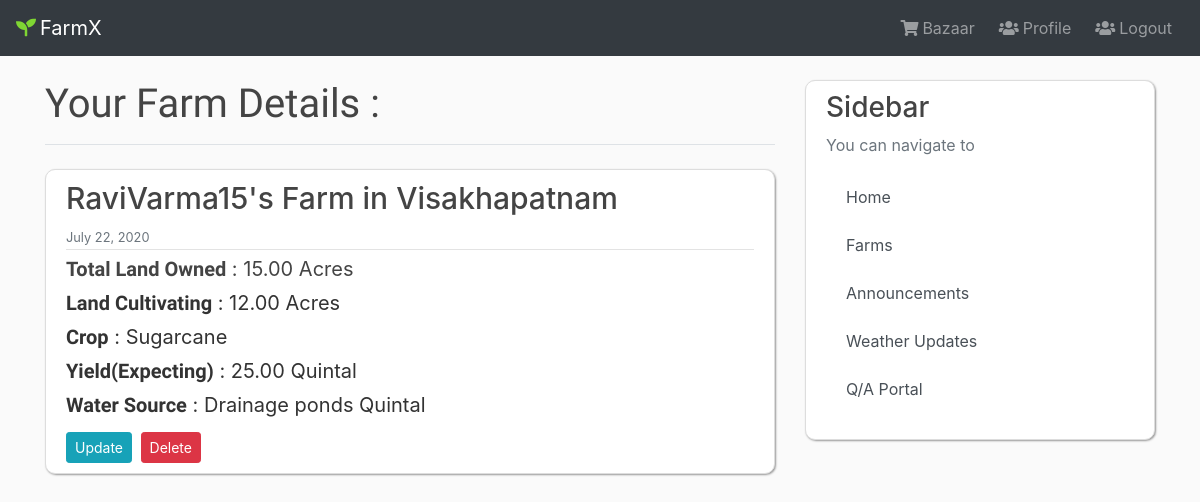
Page /user/farm/11/ (signed in) on the committed database.
### farm/models.py (models this page shows)
class Farm(models.Model):
    owner = models.ForeignKey(User, on_delete=models.CASCADE)
    date_posted = models.DateTimeField(default=timezone.now)
    state = models.CharField(choices=state_choices, max_length=200, verbose_name='State')
    village = models.CharField(max_length=100, verbose_name='Village')
    total_land_available = models.DecimalField(max_digits=5, decimal_places=2, verbose_name='Total land owned',
                                               help_text='In Acres')
    land_cultivating = models.DecimalField(max_digits=5, decimal_places=2, verbose_name='Land planning to cultivate',
                                           help_text='In Acres')
    crop = models.CharField(choices=crop_choices, max_length=200, verbose_name='Crop')
    expecting_yield = models.DecimalField(max_digits=5, decimal_places=2, verbose_name='Yield Expecting',
                                          help_text='In Quintal', null=True)
    water_source = models.CharField(choices=water_sources, max_length=100, verbose_name='Water Source', default='Rain Water')
    class Meta:
        ordering = ['-total_land_available']
    def __str__(self):
        return f'{self.owner.username}\'s Farm in {self.village}'

### farm/views.py (the view)
# urls.py: path('farm/<int:pk>/', farm_views.FarmDetailView.as_view(), name='farm-detail'),
class FarmDetailView(LoginRequiredMixin, DetailView):
    model = Farm

### farm/templates/farm/farm_detail.html
{% extends 'users/user_base.html' %}
{% block content %}
    <h1 class="border-bottom pb-3 mb-4" style="font-family: 'Sen', sans-serif">Your Farm Details : </h1>
    <div class="content-section">
        <article class="media">
              <div class="media-body">
                <div class="article-metadata">
                  <h2 class="mr-2" style="font-size: 30px" href="#">{{ object }}</h2>
                  <small class="text-muted">{{ object.date_posted|date:"F d, Y" }}</small>
                </div>
              <p class="article-title mb-0" style="font-size: 20px"><span style="font-family: 'Sen', sans-serif;font-weight: 800">Total Land Owned</span> : {{ object.total_land_available }} Acres</p>
              <p class="article-content my-1" style="font-size: 20px"><span style="font-family: 'Sen', sans-serif;font-weight: 800">Land Cultivating</span> : {{ object.land_cultivating }} Acres</p>
              <p class="article-content mb-0" style="font-size: 20px"><span style="font-family: 'Sen', sans-serif;font-weight: 800">Crop</span> : {{ object.crop }}</p>
              <p class="article-content my-1" style="font-size: 20px"><span style="font-family: 'Sen', sans-serif;font-weight: 800">Yield(Expecting)</span> : {{ object.expecting_yield }} Quintal</p>
              <p class="article-content my-1" style="font-size: 20px"><span style="font-family: 'Sen', sans-serif;font-weight: 800">Water Source</span> : {{ object.water_source }} Quintal</p>
              </div>
        </article>
    {% if object.owner == user %}
          <a href="{% url 'farm-update' object.id%}" class="btn btn-info btn-sm mt-2">Update</a>
          <a href="{% url 'farm-delete' object.id %}" class="btn btn-danger btn-sm mx-1 mt-2">Delete</a>
    {% endif %}
    </div>
{% endblock content %}

### users/static/users/main.css (style rules this page uses)
body { background: #fafafa; color: #333333; margin-top: 5rem; height: 100%; width: 100%; }
h1, h2, h3, h4, h5, h6 { color: #444444; }
.content-section { background: #ffffff; padding: 10px 20px; border: 1px solid #dddddd; border-radius: 10px; margin-bottom: 20px; box-shadow: 1px 1px 2px #999; }
.article-title { color: #444444; }
.article-content { white-space: pre-line; }
.article-metadata { padding-bottom: 1px; margin-bottom: 4px; border-bottom: 1px solid #e3e3e3 }

### rows in the picture
Farm: owner+village "RaviVarma15's Farm in Visakhapatnam", date_posted "July 22, 2020", total_land_available "15.00", land_cultivating "12.00", crop "Sugarcane", expecting_yield "25.00", water_source "Drainage ponds"
